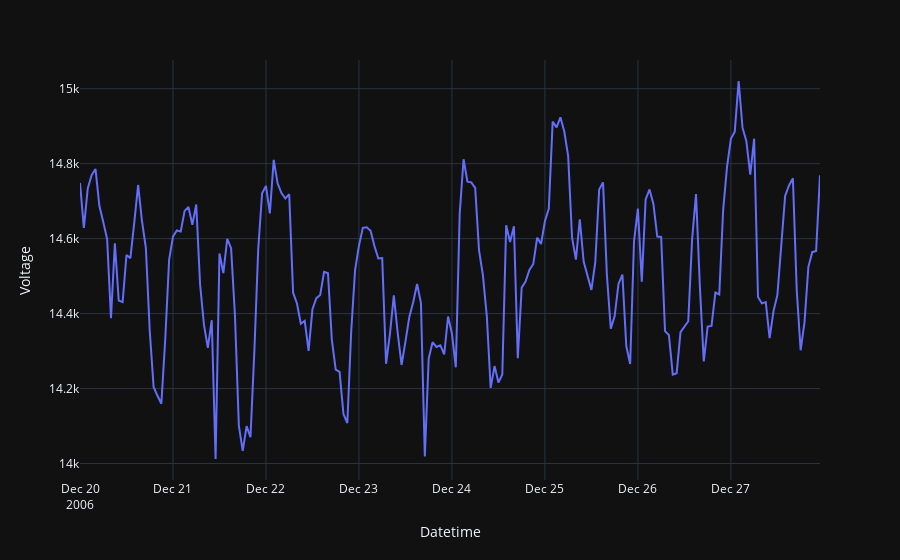

The notebook cell saved with this chart:
### Code cell
plot_interval(hourly_df, 'Voltage', '20/12/2006', '27/12/2006')

### Figure 1 — Plotly figure (JSON) as saved in the notebook; plotly's stock layout.template omitted (floating-point values rounded to 4 significant figures; data arrays with more than 128 entries replaced by an {"elided": "..."} marker saying what was removed)
{"data": [{"hovertemplate": "Datetime=%{x}<br>Voltage=%{y}<extra></extra>", "legendgroup": "", "line": {"color": "#636efa", "dash": "solid"}, "mode": "lines", "name": "", "orientation": "v", "showlegend": false, "type": "scatter", "x": {"elided": "192 str values"}, "xaxis": "x", "y": {"elided": "192 float values"}, "yaxis": "y"}], "layout": {"legend": {"tracegroupgap": 0}, "margin": {"t": 60}, "xaxis": {"anchor": "y", "domain": [0, 1], "title": {"text": "Datetime"}}, "yaxis": {"anchor": "x", "domain": [0, 1], "title": {"text": "Voltage"}}}}
